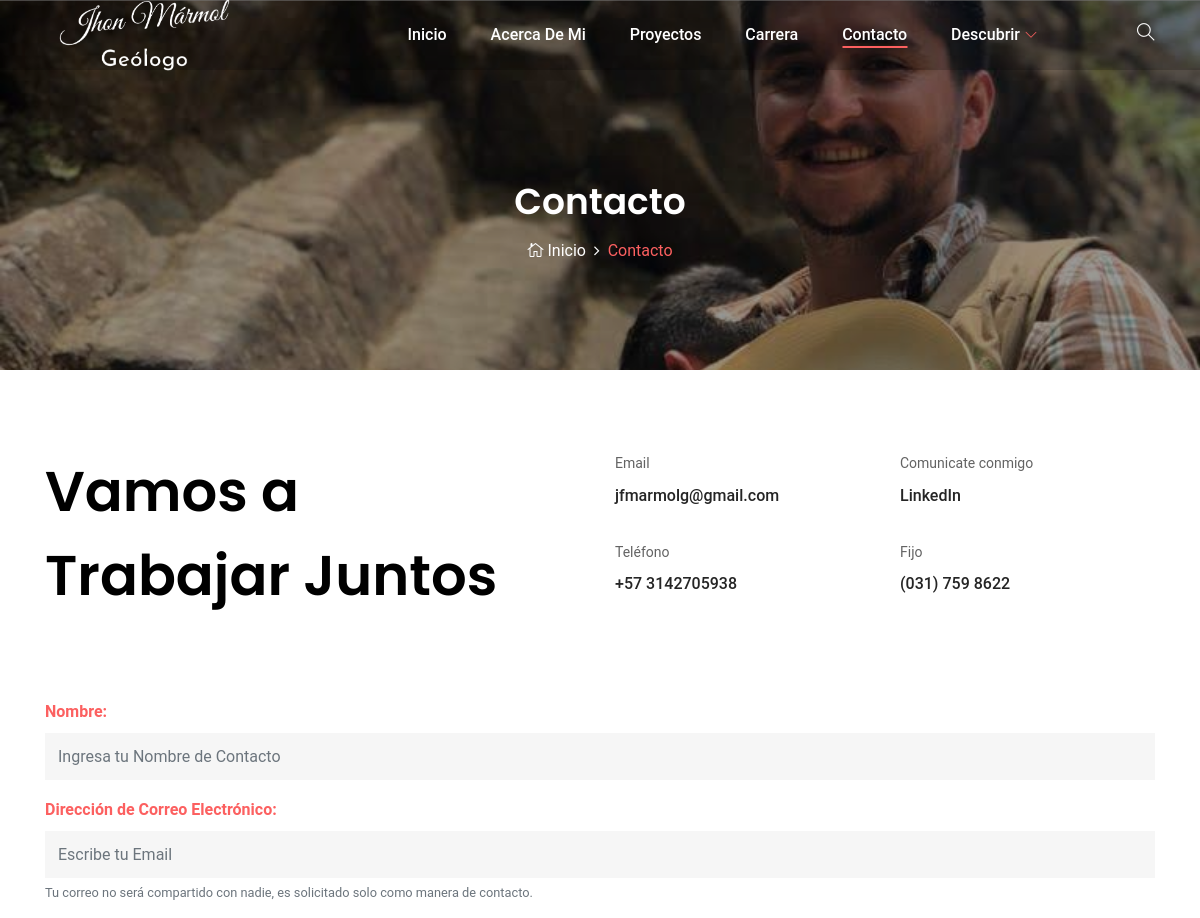
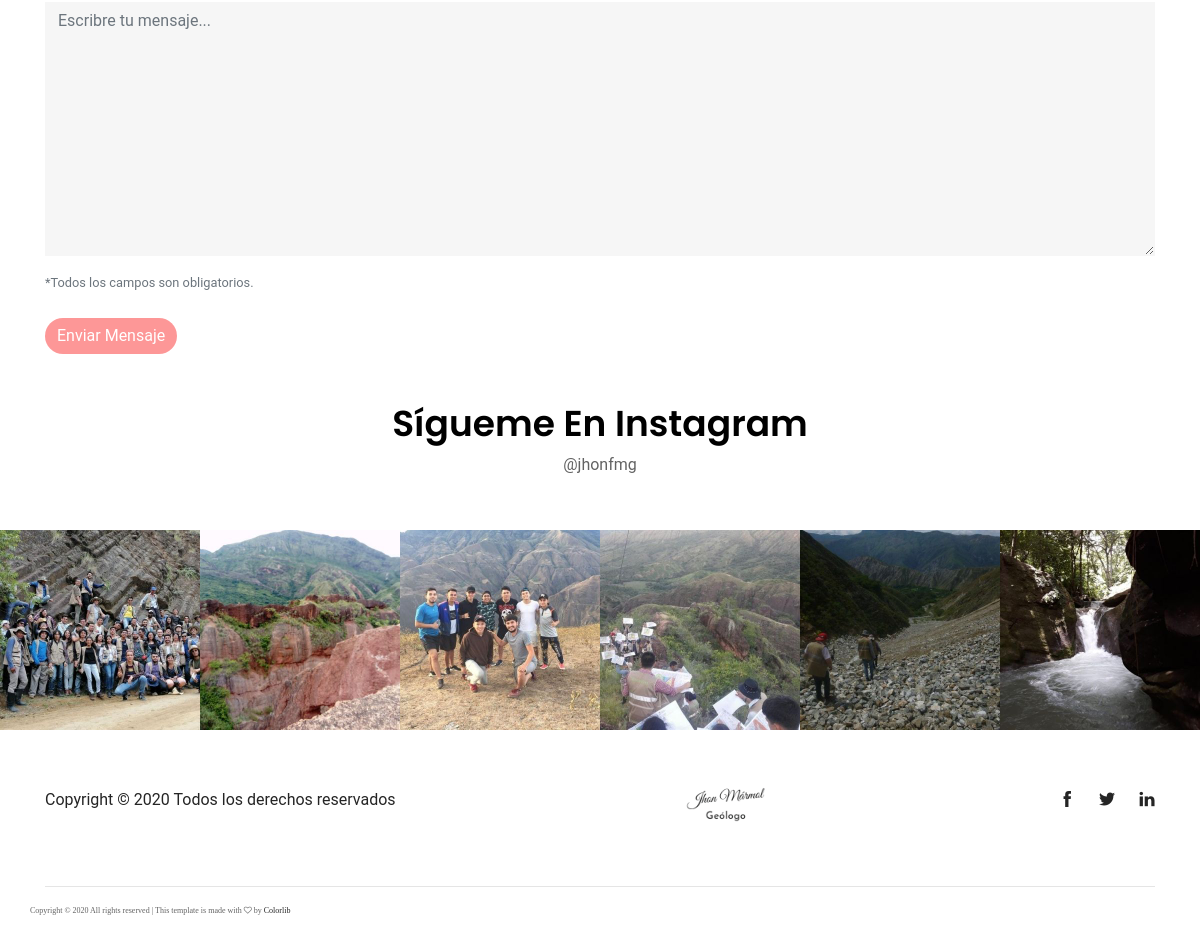
Page /contact/ on the committed database (2 pictures, top to bottom).
### core/models.py (models this page shows, shortened)
class Contact(models.Model):
    email = models.EmailField(max_length=254)
    address = models.CharField(max_length=200)
    phone = models.CharField(verbose_name="Numero de Contacto", max_length=100)
    fijo = models.CharField(verbose_name="Numero de Contacto", max_length=100, default=0)

class Instagram(models.Model):
    title = models.CharField(max_length=200)
    image = models.ImageField(verbose_name="Imagenes de Instagram", upload_to="Instagram", blank=True, null=True)

### core/views.py (the view, shortened to what this page needs)
# urls.py: path('contact/', contact, name='contact'),
def contact(request):
    contact_form = ContactForm()
    contacts = Contact.objects.all()
    instagram = Instagram.objects.all()
    return render(request, 'core/contact.html', {'contacts': contacts, 'form': contact_form,'instagram': instagram})

### core/forms.py
class ContactForm(forms.Form):
    name = forms.CharField(label="Nombre", required=True, widget=forms.TextInput(
        attrs={'class':'form-control', 'placeholder':'Escribe tu nombre'}
    ), min_length=3, max_length=100)
    email = forms.EmailField(label="Email", required=True, widget=forms.EmailInput(
        attrs={'class':'form-control', 'placeholder':'Escribe tu email'}
    ), min_length=3, max_length=100)
    content = forms.CharField(label="Contenido", required=True, widget=forms.Textarea(
        attrs={'class':'form-control', 'rows': 3, 'placeholder':'Escribe tu mensaje'}
    ), min_length=10, max_length=1000)

### core/templates/core/contact.html
{% extends 'core/base/layout.html' %} {% load static %} {% block content %}
<section class="breadcrumb-area bg-img bg-overlay jarallax" style="background-image: url({% static 'core/img/bg-img/1_1.jpg' %});">
    <div class="container h-100">
        <div class="row h-100 align-items-center">
            <div class="col-12">
                <div class="breadcrumb-content text-center">
                    <h2 class="page-title">Contacto</h2>
                    <nav aria-label="breadcrumb">
                        <ol class="breadcrumb justify-content-center">
                            <li class="breadcrumb-item"><a href="{% url 'home' %}"><i class="icon_house_alt"></i> Inicio</a></li>
                            <li class="breadcrumb-item active" aria-current="page">Contacto</li>
                        </ol>
                    </nav>
                </div>
            </div>
        </div>
    </div>
</section>
<div class="contact-area section-padding-80-50">
    <div class="container">
        <div class="row">
            <div class="col-12 col-lg-6">
                <h2 class="contact-title mb-30">Vamos a<br> Trabajar Juntos</h2>
            </div>
            {% for contact in contacts %}
            <div class="col-12 col-md-6 col-lg-3">
                <div class="contact-info mb-30">
                    <p>Email</p>
                    <a href="mailto:jfmarmolg@gmail.com">{{contact.email}}</a>
                </div>
                <div class="contact-info mb-30">
                    <p>Teléfono</p>
                    <a href="#">{{contact.phone}}</a>
                </div>
            </div>
            <div class="col-12 col-md-6 col-lg-3">
                <div class="contact-info mb-30">
                    <p>Comunicate conmigo</p>
                    <a href={{contact.address}} target="_blank">LinkedIn</a>
                </div>
                <div class="contact-info mb-30">
                    <p>Fijo</p>
                    <a href="#">{{contact.fijo}}</a>
                </div>
            </div>
            {% endfor %}
        </div>
    </div>
</div>
<div class="container mb-5">
    <form method="POST" id="form_contact">{% csrf_token %}
        <div class="form-group">
            <label for="name" style="color: #fc6060; font-weight: bold;">Nombre:</label>
            <input type="text" class="form-control" id="name" name="name" placeholder="Ingresa tu Nombre de Contacto">
        </div>
        <div class="form-group">
            <label for="email" style="color: #fc6060; font-weight: bold;">Dirección de Correo Electrónico:</label>
            <input type="email" class="form-control" id="email" name="email" aria-describedby="emailHelp" placeholder="Escribe tu Email">
            <small id="emailHelp" class="form-text text-muted"> Tu correo no será compartido con nadie, es solicitado solo como manera de contacto.</small>
        </div>
        <div class="form-group">
            <textarea name="message" id="message" cols="30" rows="10" class="form-control" placeholder="Escribre tu mensaje..."></textarea>
        </div>
            <small id="emailHelp" class="form-text text-muted mb-4"> *Todos los campos son obligatorios.</small>
        <button type="submit" id="btn_contact" class="btn btn-primary" style="background-color: #fc6060!important; border: none;">Enviar Mensaje</button>
    </form>
</div>
<div class="follow-area clearfix">
    <div class="container">
        <div class="row">
            <div class="col-12">
                <div class="section-heading text-center">
                    <h2>Sígueme en Instagram</h2>
                    <p>@jhonfmg</p>
                </div>
            </div>
        </div>
    </div>
    {% include 'core/base/instagram_feed.html' %}
</div>
{% endblock content %}

### core/templates/core/base/Instagram_feed.html (shortened to what this page needs)
 {% load static %}
        <div class="instragram-feed-area owl-carousel">
            {% for image in instagram %}
                <div class="single-instagram-item">
                    <img src={{image.image.url}} alt="">
                </div>
            {% endfor %}
        </div>

### core/static/core/css/default-assets/classy-nav.css (style rules this page uses)
.justify-content-center { -webkit-box-pack: center; -ms-flex-pack: center; justify-content: center; }

### rows in the picture
Contact: email "jfmarmolg@gmail.com", phone "+57 3142705938", fijo "(031) 759 8622"
Instagram: image (picture)
Instagram: image (picture)
Instagram: image (picture)
Instagram: image (picture)
Instagram: image (picture)
Instagram: image (picture)
